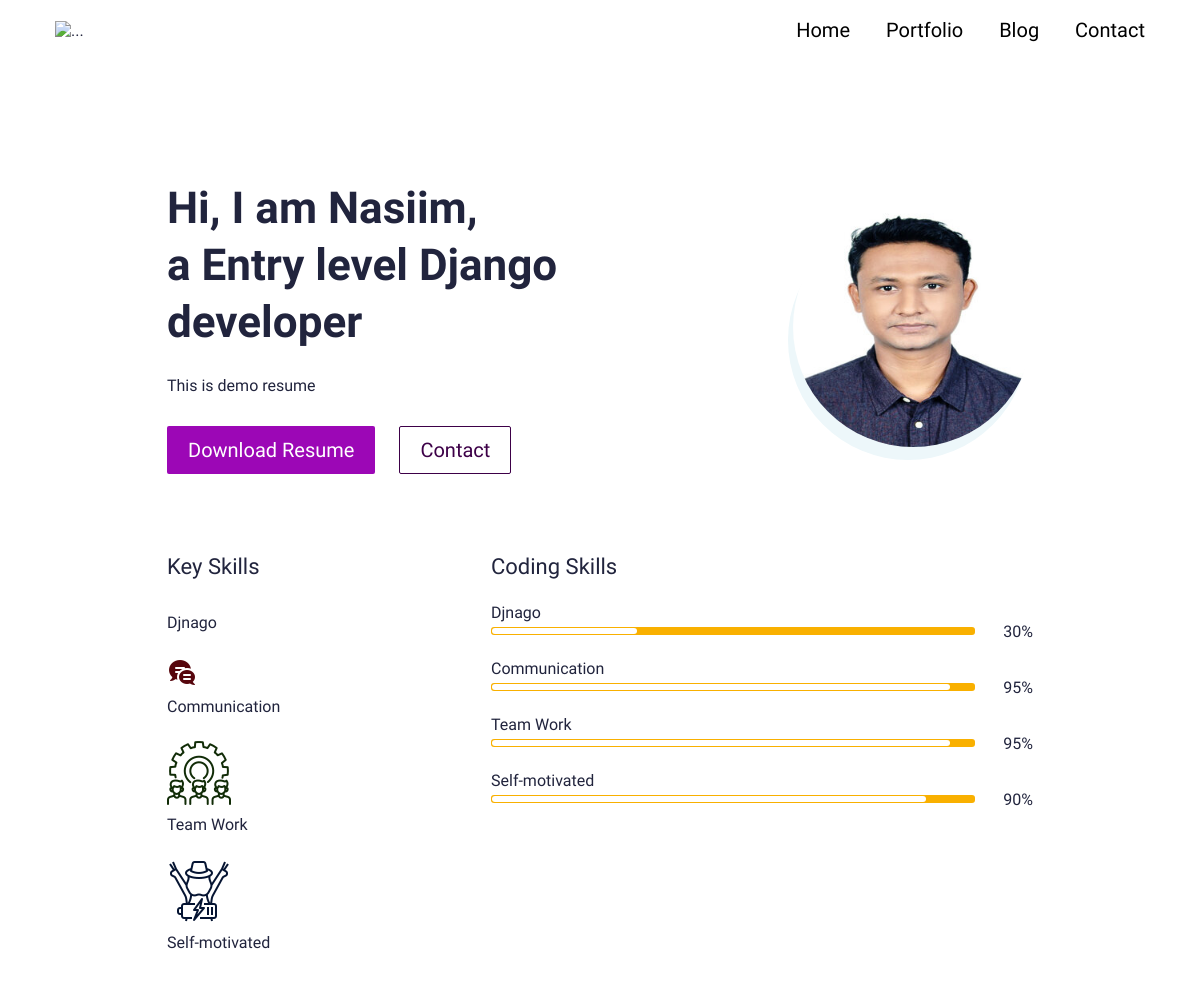
Before: / (upper part) with the older database file.
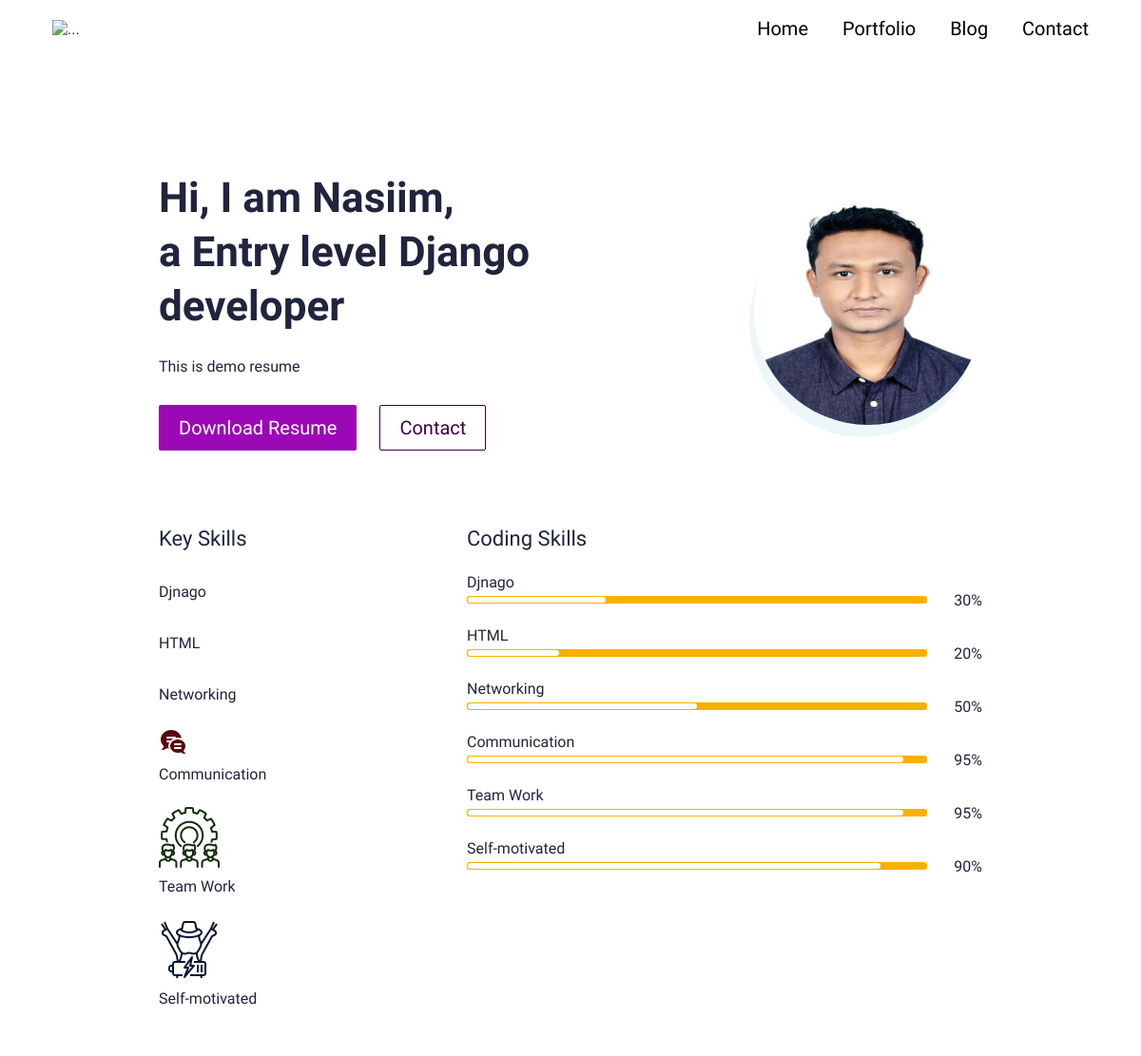
After: the same page with the newer database file.
### main/models.py (models this page shows, shortened)
class Skill(models.Model):
    class Meta:
        verbose_name_plural = 'Skills'
        verbose_name = 'Skill'
    name = models.CharField(max_length=20, blank=True, null=True)
    score = models.IntegerField(default=80, blank=True, null=True)
    image = models.FileField(blank=True, null=True, upload_to="skills")
    is_key_skill = models.BooleanField(default=False)

### main/views.py (the view)
# urls.py: path('', views.IndexView.as_view(), name="home"),
class IndexView(generic.TemplateView):
	template_name = "main/index.html"
	def get_context_data(self, **kwargs):
		context = super().get_context_data(**kwargs)
		testimonials = Testimonial.objects.filter(is_active=True)
		certificates = Certificate.objects.filter(is_active=True)
		blogs = Blog.objects.filter(is_active=True)
		portfolio = Portfolio.objects.filter(is_active=True)
		context["testimonials"] = testimonials
		context["certificates"] = certificates
		context["blogs"] = blogs
		context["portfolio"] = portfolio
		return context

### nsm_resume/context_processors.py (called while the page is built)
def project_context(request):
    context = {
        'me': User.objects.first(),
    }
    return context

### main/templates/main/index.html (shortened to what this page needs)
{% extends 'main/base.html' %}
{% load static %}
{% block content %}
<section>
  <div class="bannerSection">
    <div class="container">
      <div class="row g-4 g-md-3  align-items-center">
        <div class="col-md-auto order-md-last">
          <div class="bannerUserImg">
            <img src="{{me.userprofile.avatar.url}}" alt="{{me.first_name|title}} {{me.last_name|title}} avatar">
          </div>
        </div>
        <div class="col-md">
          <div class="bannerContent">
            <h1 class="xlTitle pb-3">Hi, I am {{me.first_name|title}}, <br> a {{me.userprofile.title}} </br></h1>
            <p>{{me.userprofile.bio}}</p>
            <div class="bannerBtnCol">
              <div class="row">
                <div class="col-auto">
                  <a download href="{{me.userprofile.cv.url}}" class="btn btnPrimary">Download Resume</a>
                </div>
                <div class="col-auto">
                  <a href="{% url 'main:contact' %}" class="btn btnOutline">Contact</a>
                </div>
              </div>
            </div>
          </div>
        </div>
      </div>
    </div>
  </div>
</section>
<section>
  <div class="sectionSpace pt-0">
    <div class="container">
      <div class="row">
        <div class="col-md-auto">
          <div class="keySkillCol">
            <h4 class="smTitle pb-3">Key Skills</h4>
            {% for sk in me.userprofile.skills.all %}
            {% if sk.is_key_skill %}
            <div class="keySkillCard">
              {% if sk.image %}
              <div class="ksIconCol">
                <img src="{{sk.image.url}}" alt="...">
              </div>
              {% endif %}
              <span class="ksText">{{sk.name}}</span>
            </div>
            {% endif %}
            {% endfor %}
          </div>
        </div>
        <div class="col-md">
          <h4 class="smTitle pb-3">Coding Skills</h4>
          <div class="progressCol">
            <div class="progressCard">
              {% for sk in me.userprofile.skills.all %}
              {% if sk.is_key_skill %}
              <div class="progressCol">
                <span class="progressLbl">{{sk.name}}</span>
                <div class="row g-2 align-items-center">
                  <div class="col">
                    <div class="progress progressStyle">
                      <div class="progress-bar" role="progressbar" style="width: {{sk.score}}%" aria-valuenow="{{sk.score}}" aria-valuemin="0" aria-valuemax="100"></div>
                    </div>
                  </div>
                  <div class="col-auto">
                    <span class="pLbl">{{sk.score}}%</span>
                  </div>
                </div>
              </div>
              {% endif %}
              {% endfor %}
            </div>
          </div>
        </div>
      </div>
    </div>
  </div>
</section>
{% endblock %}

Changed rows visible on the page:
now on this page (row edited): Skill: name "HTML", score "20"
now on this page (row edited): Skill: name "Networking", score "50"
